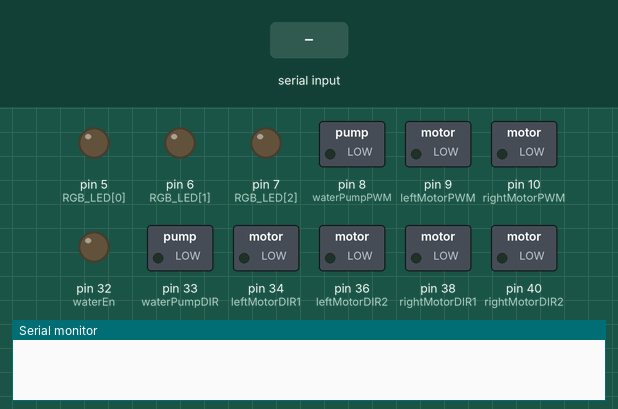
This sketch was run on a simulated Arduino Mega 2560, built with avr-gcc and run on an emulated ATmega2560. On the bench: switched loads named in the sketch (green lamp = pin HIGH), output pins drawn as LEDs (lit = HIGH), the last lines printed to the serial monitor. The test bench sets the inputs (shaded band).

Above: at 1.2 s.
1.3 s: "w" received over the second serial link
At 2.5 s:
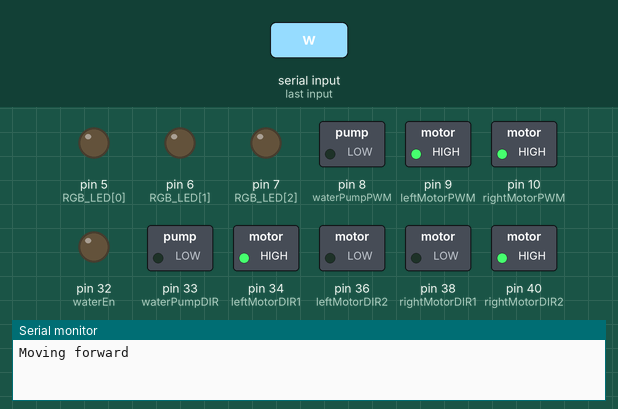
2.8 s: "s" received over the second serial link
At 3.7 s:
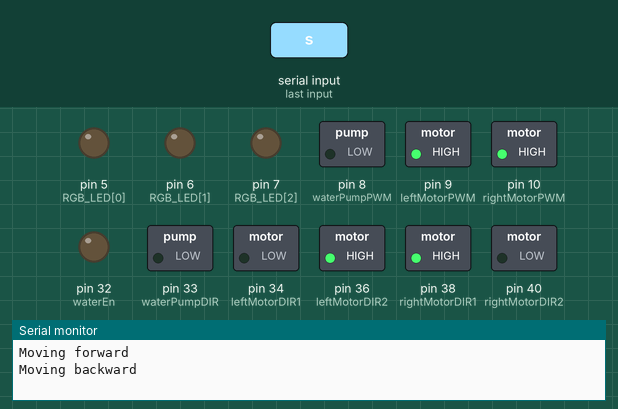
4.3 s: "a" received over the second serial link
At 4.9 s:
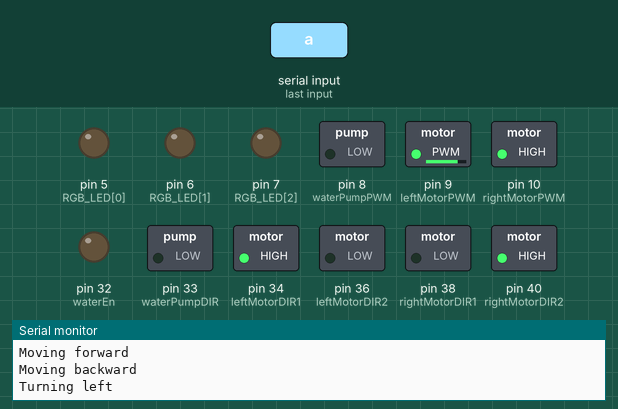
5.8 s: "d" received over the second serial link
At 7.0 s:
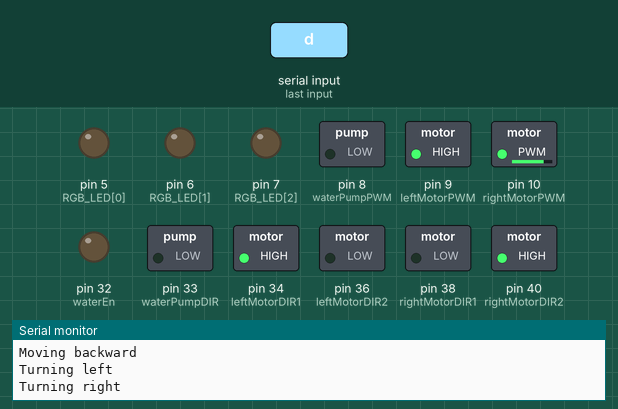
7.3 s: "t" received over the second serial link
At 8.4 s:
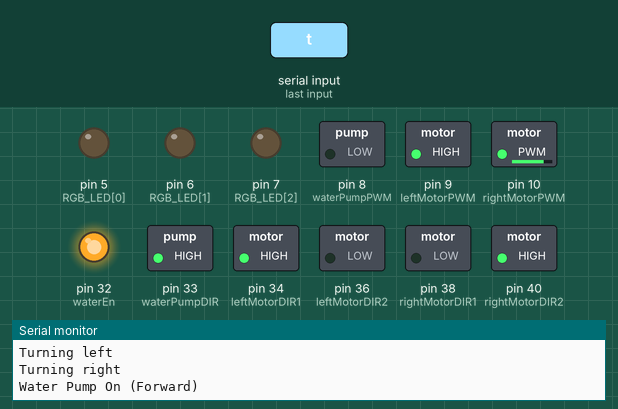
8.8 s: "h" received over the second serial link
At 9.5 s:
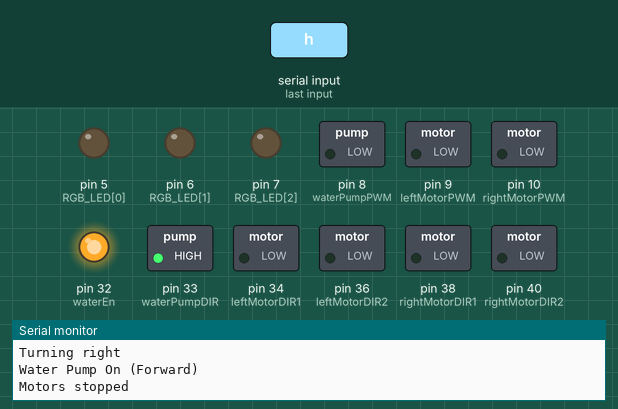
Timing chart, 0 to 11.3 s (numbered marks = the images above; inputs shaded):
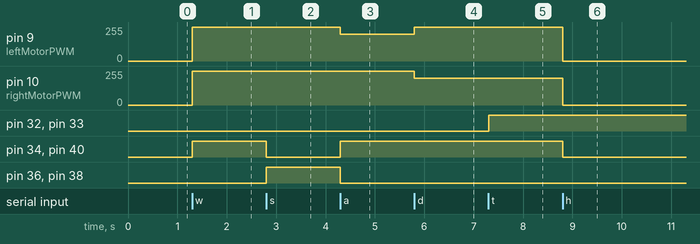

The sketch:

term_project.ino
```cpp
// 궤도 DC모터 핀 설정
const int leftMotorPWM = 9;   // 왼쪽 모터 속도 제어 (PWM 핀)
const int leftMotorDIR1 = 34;    // 왼쪽 모터 방향 제어 핀 1
const int leftMotorDIR2 = 36;   // 왼쪽 모터 방향 제어 핀 2

const int rightMotorPWM = 10;   // 오른쪽 모터 속도 제어 (PWM 핀)
const int rightMotorDIR1 = 38;   // 오른쪽 모터 방향 제어 핀 1
const int rightMotorDIR2 = 40;    // 오른쪽 모터 방향 제어 핀 2

// 물 펌프 DC모터 핀 설정. L39DN 모터드라이버로 제어
const int waterPumpPWM = 8; // 물 펌프 DC모터 속도 제어 (PMW)
const int waterEn = 32; // 물 펌프 DC모터 Enable
const int waterPumpDIR = 33; // 물 펌프 DC모터 방향 제어(DIR)
// 물 펌프 토글 불리언
bool isWaterPumpToggled = false;

// RGB LED 핀 설정
const int RGB_LED[] = {5, 6, 7};
bool isRGBToggled = false;

void setup() {
  // 궤도 DC모터 초기화
  pinMode(leftMotorPWM, OUTPUT);
  pinMode(leftMotorDIR1, OUTPUT);
  pinMode(leftMotorDIR2, OUTPUT);
  pinMode(rightMotorPWM, OUTPUT);
  pinMode(rightMotorDIR1, OUTPUT);
  pinMode(rightMotorDIR2, OUTPUT);

  // 물 펌프 DC모터 핀 초기화
  pinMode(waterPumpPWM, OUTPUT);
  pinMode(waterPumpDIR, OUTPUT);
  pinMode(waterEn, OUTPUT);

  // RGB LED 핀 초기화
  for (int i = 0; i < 3; i++) {
    pinMode(RGB_LED[i], OUTPUT);
  }

  stopMotors();
  Serial.begin(9600);
  Serial1.begin(9600);
}

void loop() {
  if (Serial1.available() > 0) {
    char command = Serial1.read();
    handleCommand(command);
  }
}

// 앞으로 이동
void moveForward(int speed) {
  digitalWrite(leftMotorDIR1, HIGH);
  digitalWrite(leftMotorDIR2, LOW);
  analogWrite(leftMotorPWM, speed);

  digitalWrite(rightMotorDIR1, LOW);
  digitalWrite(rightMotorDIR2, HIGH);
  analogWrite(rightMotorPWM, speed);

  Serial.println("Moving forward");
}

// 뒤로 이동
void moveBackward(int speed) {
  digitalWrite(leftMotorDIR1, LOW);
  digitalWrite(leftMotorDIR2, HIGH);
  analogWrite(leftMotorPWM, speed);

  digitalWrite(rightMotorDIR1, HIGH);
  digitalWrite(rightMotorDIR2, LOW);
  analogWrite(rightMotorPWM, speed);

  Serial.println("Moving backward");
}

// 왼쪽 회전
void turnLeft(int leftSpeed, int rightSpeed) {
  digitalWrite(leftMotorDIR1, HIGH);
  digitalWrite(leftMotorDIR2, LOW);
  analogWrite(leftMotorPWM, leftSpeed);

  digitalWrite(rightMotorDIR1, LOW);
  digitalWrite(rightMotorDIR2, HIGH);
  analogWrite(rightMotorPWM, rightSpeed);

  Serial.println("Turning left");
}

// 오른쪽 회전
void turnRight(int leftSpeed, int rightSpeed) {
  digitalWrite(leftMotorDIR1, HIGH);
  digitalWrite(leftMotorDIR2, LOW);
  analogWrite(leftMotorPWM, leftSpeed);

  digitalWrite(rightMotorDIR1, LOW);
  digitalWrite(rightMotorDIR2, HIGH);
  analogWrite(rightMotorPWM, rightSpeed);

  Serial.println("Turning right");
}

// 정지
void stopMotors() {
  digitalWrite(leftMotorDIR1, LOW);
  digitalWrite(leftMotorDIR2, LOW);
  analogWrite(leftMotorPWM, 0);

  digitalWrite(rightMotorDIR1, LOW);
  digitalWrite(rightMotorDIR2, LOW);
  analogWrite(rightMotorPWM, 0);

  Serial.println("Motors stopped");
}

void toggleWaterPump() {
  isWaterPumpToggled = !isWaterPumpToggled;

  if (isWaterPumpToggled) {
    digitalWrite(waterEn, HIGH);
    digitalWrite(waterPumpDIR, HIGH);
    digitalWrite(waterPumpPWM, LOW);
    Serial.println("Water Pump On (Forward)");
  }
  else {
    digitalWrite(waterPumpPWM, HIGH);
    digitalWrite(waterEn, LOW);
    Serial.println("Water Pump Off");
  }
}

void toggleRGBLED() {
  isRGBToggled = !isRGBToggled;

  if (isRGBToggled) {
    analogWrite(RGB_LED[0], 0); // Red
    analogWrite(RGB_LED[1], 0); // Green
    analogWrite(RGB_LED[2], 0); // Blue
    Serial.println("RGB LED On (White)");
  }
  else {
    analogWrite(RGB_LED[0], 255); // Red
    analogWrite(RGB_LED[1], 255); // Green
    analogWrite(RGB_LED[2], 255); // Blue
    Serial.println("RGB LED Off");
  }
}

// 명령에 따른 동작 제어
void handleCommand(char command) {
  switch (command) {
    case 'w': moveForward(255); break;
    case 's': moveBackward(255); break;
    case 'a': turnLeft(200, 255); break;
    case 'd': turnRight(255, 200); break;
    case 'h': stopMotors(); break;

    case 't': toggleWaterPump(); break;
    case 'x': toggleRGBLED(); break;
    default: Serial.println("Invalid command"); break;
  }
}
```

Measured:
- after the input at 1.3 s, pin 9 (leftMotorPWM), pin 10 (rightMotorPWM): 0/255 → 255/255 at once; pin 34 (leftMotorDIR1), pin 40 (rightMotorDIR2): LOW → HIGH at once
- after the input at 2.8 s, pin 34 (leftMotorDIR1), pin 40 (rightMotorDIR2): HIGH → LOW at once; pin 36 (leftMotorDIR2), pin 38 (rightMotorDIR1): LOW → HIGH at once
- after the input at 4.3 s, pin 9 (leftMotorPWM): 255/255 → 200/255 at once; pin 34 (leftMotorDIR1), pin 40 (rightMotorDIR2): LOW → HIGH at once; pin 36 (leftMotorDIR2), pin 38 (rightMotorDIR1): HIGH → LOW at once
- after the input at 5.8 s, pin 9 (leftMotorPWM): 200/255 → 255/255 at once; pin 10 (rightMotorPWM): 255/255 → 200/255 at once
- after the input at 7.3 s, pin 32 (waterEn), pin 33 (waterPumpDIR): LOW → HIGH at once
- after the input at 8.8 s, pin 9 (leftMotorPWM): 255/255 → 0/255 at once; pin 10 (rightMotorPWM): 200/255 → 0/255 at once; pin 34 (leftMotorDIR1), pin 40 (rightMotorDIR2): HIGH → LOW at once
